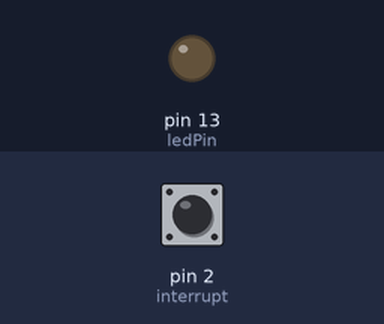
This sketch was run on a simulated Arduino Uno, built with avr-gcc and run on an emulated ATmega328P. Parts: output pins drawn as LEDs (lit = HIGH). The test bench sets the inputs (shaded band); at power-on: pin 2 (interrupt) HIGH.

Above: at 1.2 s.
1.3 s: pin 2 (interrupt) pulled LOW for 0.15 s
At 1.37 s:
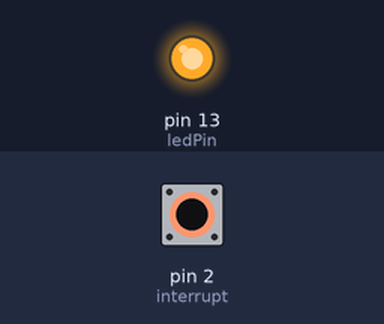
2.9 s: pin 2 (interrupt) pulled LOW for 3.2 s
At 7.3 s:
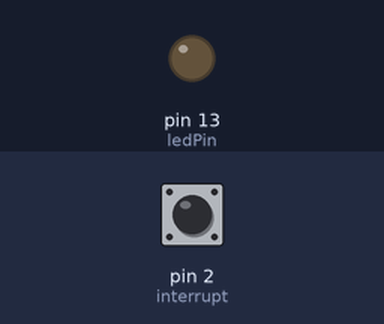
Timing chart, 0 to 8.8 s (numbered marks = the images above; inputs shaded):
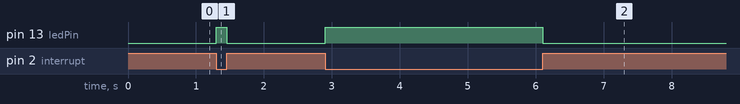

The sketch:

chage.ino
```cpp
const int ledPin = 13;
const int interrupt = 2;
volatile bool led = LOW;

void setup() {
  pinMode(ledPin, OUTPUT);
  pinMode(interrupt, INPUT_PULLUP);
  attachInterrupt(digitalPinToInterrupt(interrupt), change, CHANGE);
}

void loop() {
  digitalWrite(ledPin, led);
}

void change() {
  led = !led;
}
```

Measured:
- after the input at 1.3 s, pin 13 (ledPin): LOW → HIGH at once, → LOW 0.15 s later
- after the input at 2.9 s, pin 13 (ledPin): LOW → HIGH at once, → LOW 3.2 s later
